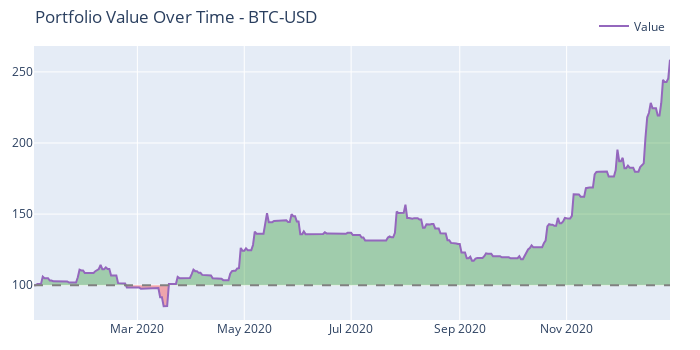
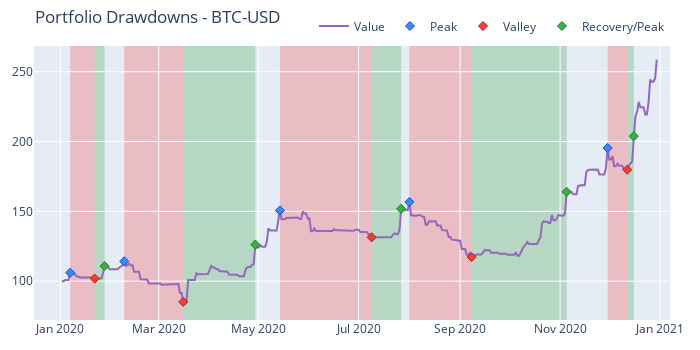

Write notebook code for charts like these, in order.
### Code cell
import yfinance as yf
import numpy as np
import pandas as pd
import matplotlib.pyplot as plt
import tensorflow as tf
from tensorflow.keras.models import Sequential
from tensorflow.keras.layers import LSTM, Dense, Dropout
from gpflow.kernels import Matern32, Kernel
from gpflow.models import GPR
from gpflow import set_trainable
from sklearn.preprocessing import StandardScaler
import vectorbt as vbt
from datetime import datetime, timedelta
import ruptures as rpt
from scipy.signal import find_peaks
from sklearn.model_selection import ParameterGrid

class ChangePointKernel(Kernel):
    def __init__(self, base_kernel, changepoints):
        super().__init__()
        self.base_kernel = base_kernel
        self.changepoints = changepoints

    def get_region(self, X):
        cp = tf.constant(self.changepoints, dtype=X.dtype)
        regions = tf.searchsorted(cp, X[:, 0], side='right')
        return regions

    def K(self, X, X2=None):
        if X2 is None:
            X2 = X
        regions_X = self.get_region(X)
        regions_X2 = self.get_region(X2)
        regions_equal = tf.cast(tf.equal(tf.expand_dims(regions_X, 1), tf.expand_dims(regions_X2, 0)), X.dtype)
        base_cov = self.base_kernel.K(X, X2)
        return base_cov * regions_equal

    def K_diag(self, X):
        return self.base_kernel.K_diag(X)

def fetch_and_process_data(
    ticker="BTC-USD",
    start_date=(datetime.now() - timedelta(days=365)).strftime('%Y-%m-%d'),
    end_date=datetime.now().strftime('%Y-%m-%d')
):
    data = yf.download(ticker, start=start_date, end=end_date)
    if data.empty:
        raise ValueError(f"No data found for {ticker} between {start_date} and {end_date}")
    if "Adj Close" in data.columns:
        price_series = data["Adj Close"].copy()
    else:
        price_series = data["Close"].copy()
    if isinstance(price_series, pd.DataFrame):
        price_series = price_series.squeeze()
    price_series.name = ticker
    returns = price_series.pct_change().dropna()
    scaler = StandardScaler()
    std_returns = scaler.fit_transform(returns.values.reshape(-1, 1))
    valid_index = returns.index
    return price_series.loc[valid_index], pd.Series(
        std_returns.flatten(), index=valid_index, name="Standardized Returns"
    )

def detect_changepoints(returns, lookback_window=21):
    algo = rpt.Pelt(model="rbf").fit(returns.values)
    result = algo.predict(pen=lookback_window)
    return result

def generate_signals(returns, changepoints, train_ratio=0.8, epochs=50, lookback_window=30, dropout_rate=0.2, lstm_hidden_units=64, learning_rate=0.001, batch_size=32):
    # Prepare features using time index
    X = np.arange(len(returns), dtype=np.float64).reshape(-1, 1)
    y = returns.values.reshape(-1, 1)
    # Gaussian Process Regression with changepoint kernel for trend extraction
    base_kernel = Matern32()
    kernel = ChangePointKernel(base_kernel, changepoints)
    gpr = GPR(data=(X, y), kernel=kernel)
    set_trainable(gpr.likelihood.variance, False)
    trend = gpr.predict_f(X)[0].numpy().flatten()
    # Combine returns and trend to form features
    features = np.hstack([returns.values.reshape(-1, 1), trend.reshape(-1, 1)])
    split_index = int(len(features) * train_ratio)
    train_features = features[:split_index]
    train_labels = returns.values[:split_index]
    train_features = train_features.reshape((train_features.shape[0], 1, train_features.shape[1]))
    # Build LSTM model
    model = Sequential([
        LSTM(lstm_hidden_units, return_sequences=True, input_shape=(train_features.shape[1], train_features.shape[2])),
        Dropout(dropout_rate),
        LSTM(int(lstm_hidden_units/2)),
        Dense(1, activation="tanh")
    ])
    model.compile(optimizer=tf.keras.optimizers.Adam(learning_rate=learning_rate), loss="mse")
    model.fit(train_features, train_labels, epochs=epochs, batch_size=batch_size, verbose=0)
    all_features = features.reshape((features.shape[0], 1, features.shape[1]))
    predicted_signals = model.predict(all_features, verbose=0).flatten()
    positions = np.clip(predicted_signals, -1, 1)
    return positions

def backtest_strategy(price_series, positions):
    if isinstance(price_series, pd.DataFrame):
        price_series = price_series.squeeze()
    positions = pd.Series(positions, index=price_series.index, name=price_series.name)
    entries = positions > 0
    exits = positions < 0
    pf = vbt.Portfolio.from_signals(
        close=price_series, 
        entries=entries, 
        exits=exits, 
        size=np.abs(positions), 
        freq="1D"
    )
    return pf

def evaluate_performance(portfolio):
    print("\nPortfolio Metrics:")
    print(f"Total Return: {float(portfolio.total_return()):.2%}")
    print(f"Sharpe Ratio: {float(portfolio.sharpe_ratio()):.2f}")
    print(f"Max Drawdown: {float(portfolio.max_drawdown()):.2%}")
    fig_value = portfolio.plot_value(
        title=f'Portfolio Value Over Time - {portfolio.close.name}'
    )
    fig_value.show()
    fig_drawdowns = portfolio.plot_drawdowns(
        title=f'Portfolio Drawdowns - {portfolio.close.name}'
    )
    fig_drawdowns.show()

def main():
    ticker = "BTC-USD"
    price_series, returns = fetch_and_process_data(
        ticker=ticker,
        start_date="2020-01-01",
        end_date="2020-12-31"
    )
    # Reduced hyperparameter grid for faster testing
    LBW_range = [10, 21, 63, 252]  # CPD lookback window values
    dropout_rate_range = [0.2, 0.4]
    hidden_units_range = [40, 80]
    batch_size_range = [64, 128]
    learning_rate_range = [1e-3, 1e-2]
    param_grid = {
        'lookback_window': LBW_range,
        'dropout_rate': dropout_rate_range,
        'lstm_hidden_units': hidden_units_range,
        'batch_size': batch_size_range,
        'learning_rate': learning_rate_range
    }
    best_sharpe_ratio = -np.inf
    best_params = None
    best_portfolio = None
    for params in ParameterGrid(param_grid):
        changepoints = detect_changepoints(returns, lookback_window=params['lookback_window'])
        positions = generate_signals(
            returns, changepoints,
            train_ratio=0.8,
            epochs=50,
            lookback_window=params['lookback_window'],
            dropout_rate=params['dropout_rate'],
            lstm_hidden_units=params['lstm_hidden_units'],
            learning_rate=params['learning_rate'],
            batch_size=params['batch_size']
        )
        portfolio = backtest_strategy(price_series, positions)
        sharpe_ratio = float(portfolio.sharpe_ratio())
        if sharpe_ratio > best_sharpe_ratio:
            best_sharpe_ratio = sharpe_ratio
            best_params = params
            best_portfolio = portfolio
    print(f"Best Parameters: {best_params}")
    evaluate_performance(best_portfolio)
    print(best_portfolio.stats())

if __name__ == "__main__":
    main()

### Figure 1 — Plotly figure (JSON) as saved in the notebook; plotly's stock layout.template omitted (floating-point values rounded to 4 significant figures; data arrays with more than 128 entries replaced by an {"elided": "..."} marker saying what was removed)
{"data": [{"hoverinfo": "skip", "line": {"color": "rgba(0, 0, 0, 0)", "width": 0}, "opacity": 0, "showlegend": false, "type": "scatter", "uid": "2b743de9-a898-4b4a-b45e-6d3ff5c8e22f", "x": {"elided": "364 str values"}, "y": {"elided": "364 int values"}}, {"connectgaps": false, "fill": "tonexty", "fillcolor": "rgba(0, 128, 0, 0.3)", "hoverinfo": "skip", "line": {"color": "rgba(0, 0, 0, 0)", "width": 0}, "opacity": 0, "showlegend": false, "type": "scatter", "uid": "f6299454-6f57-463f-a3dc-907b8a675db8", "x": {"elided": "364 str values"}, "y": {"elided": "364 float values"}}, {"hoverinfo": "skip", "line": {"color": "rgba(0, 0, 0, 0)", "width": 0}, "opacity": 0, "showlegend": false, "type": "scatter", "uid": "36159e44-ed64-486c-9dd0-851f072ad5bb", "x": {"elided": "364 str values"}, "y": {"elided": "364 int values"}}, {"connectgaps": false, "fill": "tonexty", "fillcolor": "rgba(255, 0, 0, 0.3)", "hoverinfo": "skip", "line": {"color": "rgba(0, 0, 0, 0)", "width": 0}, "opacity": 0, "showlegend": false, "type": "scatter", "uid": "39da56fa-9ffb-4259-9211-80bee0f25664", "x": {"elided": "364 str values"}, "y": {"elided": "364 float values"}}, {"line": {"color": "#9467bd"}, "name": "Value", "showlegend": true, "type": "scatter", "uid": "a1dd41a3-8556-4f43-8496-6e1ce4c8417c", "x": {"elided": "364 str values"}, "y": {"elided": "364 float values"}}, {"hoverinfo": "skip", "line": {"color": "rgba(0, 0, 0, 0)", "width": 0}, "opacity": 0, "showlegend": false, "type": "scatter", "uid": "d291392e-b42a-4cfb-a2ee-343512641965", "x": {"elided": "364 str values"}, "y": {"elided": "364 int values"}}], "layout": {"height": 350, "legend": {"orientation": "h", "traceorder": "normal", "x": 1, "xanchor": "right", "y": 1.02, "yanchor": "bottom"}, "margin": {"b": 30, "l": 30, "r": 30, "t": 30}, "shapes": [{"line": {"color": "gray", "dash": "dash"}, "type": "line", "x0": 0, "x1": 1, "xref": "paper", "y0": 100, "y1": 100, "yref": "y"}], "title": {"text": "Portfolio Value Over Time - BTC-USD"}, "width": 700}}

### Figure 2 — Plotly figure (JSON) as saved in the notebook; plotly's stock layout.template omitted (floating-point values rounded to 4 significant figures; data arrays with more than 128 entries replaced by an {"elided": "..."} marker saying what was removed)
{"data": [{"line": {"color": "#9467bd"}, "name": "Value", "showlegend": true, "type": "scatter", "uid": "9fe029be-8b0e-4390-83a7-4de2d969e282", "x": {"elided": "364 str values"}, "y": {"elided": "364 float values"}}, {"customdata": [[0], [2], [5], [7], [10]], "hovertemplate": "Drawdown Id: %{customdata[0]}<br>Peak Timestamp: %{x}<br>Peak Value: %{y}", "marker": {"color": "#4285F4", "line": {"color": "rgb(11,84,205)", "width": 1}, "size": 7, "symbol": "diamond"}, "mode": "markers", "name": "Peak", "type": "scatter", "uid": "36eec1c9-7e3d-4e9a-ab61-9c5d848c28f4", "x": ["2020-01-07T00:00:00", "2020-02-09T00:00:00", "2020-05-14T00:00:00", "2020-08-01T00:00:00", "2020-11-30T00:00:00"], "y": [106.0, 114.2, 150.6, 156.7, 195.4]}, {"customdata": [["0", "-0.03962716425980849", "15 days 00:00:00"], ["2", "-0.2545930264564258", "36 days 00:00:00"], ["5", "-0.12765370129222361", "56 days 00:00:00"], ["7", "-0.25161267757744243", "38 days 00:00:00"], ["10", "-0.07967704682011795", "12 days 00:00:00"]], "hovertemplate": "Drawdown Id: %{customdata[0]}<br>Valley Timestamp: %{x}<br>Valley Value: %{y}<br>Drawdown: %{customdata[1]:.2%}<br>Duration: %{customdata[2]}", "marker": {"color": "#EA4335", "line": {"color": "rgb(181,31,18)", "width": 1}, "size": 7, "symbol": "diamond"}, "mode": "markers", "name": "Valley", "type": "scatter", "uid": "db230446-30be-47fe-8753-f3871efc6c90", "x": ["2020-01-22T00:00:00", "2020-03-16T00:00:00", "2020-07-09T00:00:00", "2020-09-08T00:00:00", "2020-12-12T00:00:00"], "y": [101.8, 85.12, 131.4, 117.2, 179.8]}, {"customdata": [["0", "0.08860937795703679", "6 days 00:00:00"], ["2", "0.4824586614112266", "44 days 00:00:00"], ["5", "0.15538621981496134", "18 days 00:00:00"], ["7", "0.39839983174802", "58 days 00:00:00"], ["10", "0.13332201849042005", "4 days 00:00:00"]], "hovertemplate": "Drawdown Id: %{customdata[0]}<br>End Timestamp: %{x}<br>End Value: %{y}<br>Return: %{customdata[1]:.2%}<br>Duration: %{customdata[2]}", "marker": {"color": "#37B13F", "line": {"color": "rgb(38,123,44)", "width": 1}, "size": 7, "symbol": "diamond"}, "mode": "markers", "name": "Recovery/Peak", "type": "scatter", "uid": "c25b7ce5-87b2-49bf-82f2-1f62744ceb1c", "x": ["2020-01-28T00:00:00", "2020-04-29T00:00:00", "2020-07-27T00:00:00", "2020-11-05T00:00:00", "2020-12-16T00:00:00"], "y": [110.8, 126.2, 151.8, 164.0, 203.8]}], "layout": {"height": 350, "legend": {"orientation": "h", "traceorder": "normal", "x": 1, "xanchor": "right", "y": 1.02, "yanchor": "bottom"}, "margin": {"b": 30, "l": 30, "r": 30, "t": 30}, "shapes": [{"fillcolor": "red", "layer": "below", "line": {"width": 0}, "opacity": 0.2, "type": "rect", "x0": "2020-01-07T00:00:00", "x1": "2020-01-22T00:00:00", "xref": "x", "y0": 0, "y1": 1, "yref": "paper"}, {"fillcolor": "red", "layer": "below", "line": {"width": 0}, "opacity": 0.2, "type": "rect", "x0": "2020-02-09T00:00:00", "x1": "2020-03-16T00:00:00", "xref": "x", "y0": 0, "y1": 1, "yref": "paper"}, {"fillcolor": "red", "layer": "below", "line": {"width": 0}, "opacity": 0.2, "type": "rect", "x0": "2020-05-14T00:00:00", "x1": "2020-07-09T00:00:00", "xref": "x", "y0": 0, "y1": 1, "yref": "paper"}, {"fillcolor": "red", "layer": "below", "line": {"width": 0}, "opacity": 0.2, "type": "rect", "x0": "2020-08-01T00:00:00", "x1": "2020-09-08T00:00:00", "xref": "x", "y0": 0, "y1": 1, "yref": "paper"}, {"fillcolor": "red", "layer": "below", "line": {"width": 0}, "opacity": 0.2, "type": "rect", "x0": "2020-11-30T00:00:00", "x1": "2020-12-12T00:00:00", "xref": "x", "y0": 0, "y1": 1, "yref": "paper"}, {"fillcolor": "green", "layer": "below", "line": {"width": 0}, "opacity": 0.2, "type": "rect", "x0": "2020-01-22T00:00:00", "x1": "2020-01-28T00:00:00", "xref": "x", "y0": 0, "y1": 1, "yref": "paper"}, {"fillcolor": "green", "layer": "below", "line": {"width": 0}, "opacity": 0.2, "type": "rect", "x0": "2020-03-16T00:00:00", "x1": "2020-04-29T00:00:00", "xref": "x", "y0": 0, "y1": 1, "yref": "paper"}, {"fillcolor": "green", "layer": "below", "line": {"width": 0}, "opacity": 0.2, "type": "rect", "x0": "2020-07-09T00:00:00", "x1": "2020-07-27T00:00:00", "xref": "x", "y0": 0, "y1": 1, "yref": "paper"}, {"fillcolor": "green", "layer": "below", "line": {"width": 0}, "opacity": 0.2, "type": "rect", "x0": "2020-09-08T00:00:00", "x1": "2020-11-05T00:00:00", "xref": "x", "y0": 0, "y1": 1, "yref": "paper"}, {"fillcolor": "green", "layer": "below", "line": {"width": 0}, "opacity": 0.2, "type": "rect", "x0": "2020-12-12T00:00:00", "x1": "2020-12-16T00:00:00", "xref": "x", "y0": 0, "y1": 1, "yref": "paper"}], "title": {"text": "Portfolio Drawdowns - BTC-USD"}, "width": 700}}
